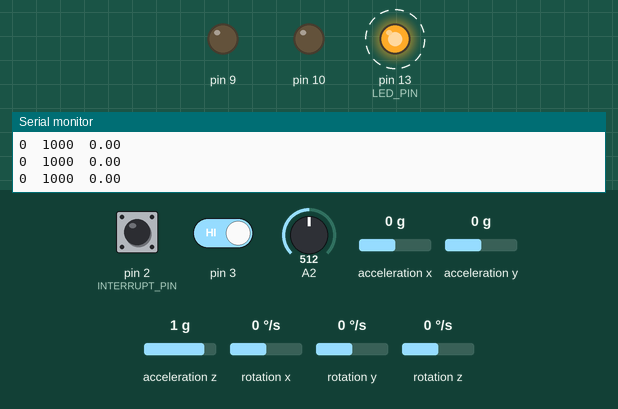
Recording of a sketch running on a simulated Arduino Uno, built with avr-gcc and run on an emulated ATmega328P. Shown: output pins drawn as LEDs (lit = HIGH), the last lines printed to the serial monitor. Dashed ring = blinking. The inputs (shaded band) are chosen by the test bench; at power-on: rotation z 0 °/s, pin 3 HIGH, acceleration z 1 g, pin 2 (INTERRUPT_PIN) LOW, A2 = 512, acceleration x 0 g, acceleration y 0 g, rotation x 0 °/s, rotation y 0 °/s. The sensor or clock chip raises its interrupt line as the real part does; no radio packets arrive unless stated.

Above: at 1.7 s.
1.8 s: rotation z set to -100 °/s
At 2.73 s:
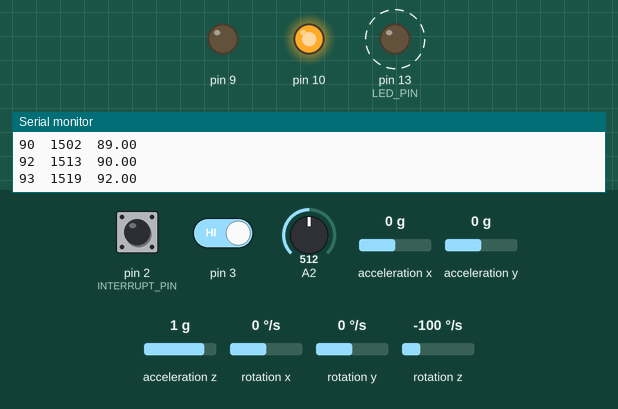
4.8 s: pin 3 driven LOW
At 6.13 s:
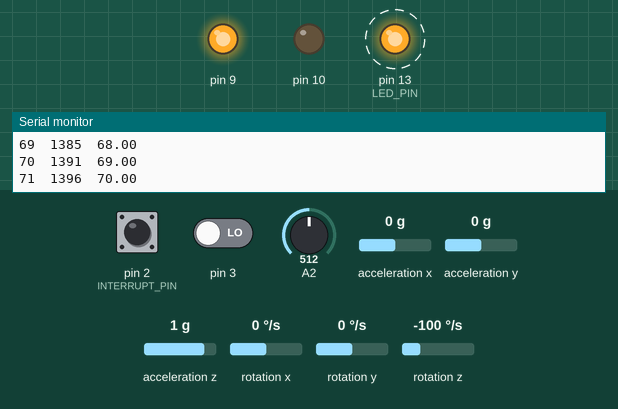
7.8 s: pin 3 driven HIGH
At 8.5 s:
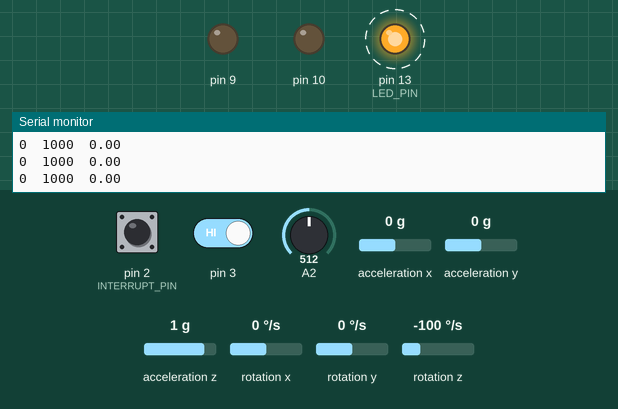
10.8 s: rotation z set to 192 °/s
At 13.27 s:
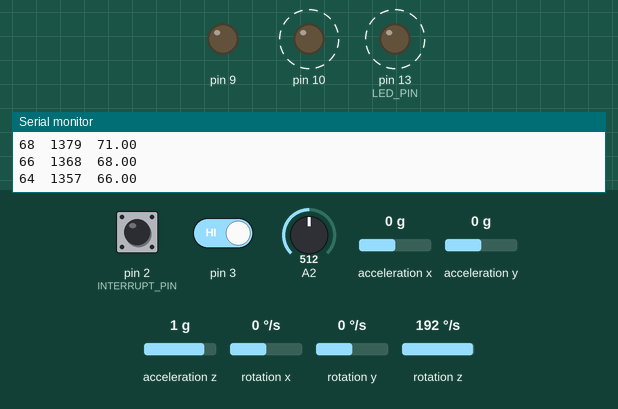
13.8 s: acceleration z set to -1.4 g
16.8 s: rotation z set to -192 °/s
Timing chart, 0 to 20.8 s (numbered marks = the images above; inputs shaded):
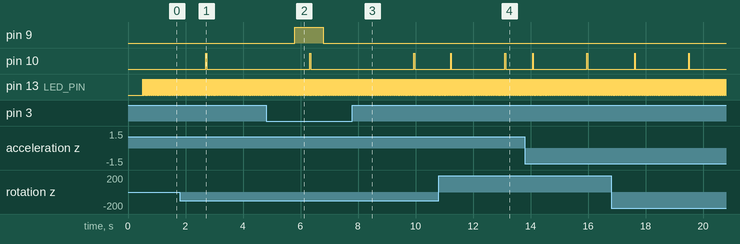

Measured:
- after the input at 1.8 s, pin 10: LOW → HIGH after 0.90 s, → LOW 0.04 s later
- after the input at 4.8 s, pin 9: LOW → HIGH after 0.99 s, → LOW 1.0 s later
- after the input at 7.8 s, pin 9: stays LOW (without the input it goes to HIGH after 0.01 s)
- by itself, pin 13 (LED_PIN): alternates HIGH for 0.01 s and LOW for 0.01 s

The sketch:

nrf_gy_trans_2.ino
```cpp
#include "I2Cdev.h"

#include "MPU6050_6Axis_MotionApps20.h"

#if I2CDEV_IMPLEMENTATION == I2CDEV_ARDUINO_WIRE
    #include "Wire.h"
#endif

MPU6050 mpu;
//MPU6050 mpu(0x69); // <-- use for AD0 high


#define INTERRUPT_PIN 2  // use pin 2 on Arduino Uno & most boards
#define LED_PIN 13 // (Arduino is 13, Teensy is 11, Teensy++ is 6)
bool blinkState = false;
bool sw;
float t_now =0;

// MPU control/status vars
bool dmpReady = false;  // set true if DMP init was successful
uint8_t mpuIntStatus;   // holds actual interrupt status byte from MPU
uint8_t devStatus;      // return status after each device operation (0 = success, !0 = error)
uint16_t packetSize;    // expected DMP packet size (default is 42 bytes)
uint16_t fifoCount;     // count of all bytes currently in FIFO
uint8_t fifoBuffer[64]; // FIFO storage buffer

// orientation/motion vars
Quaternion q;           // [w, x, y, z]         quaternion container
VectorInt16 aa;         // [x, y, z]            accel sensor measurements
VectorInt16 aaReal;     // [x, y, z]            gravity-free accel sensor measurements
VectorInt16 aaWorld;    // [x, y, z]            world-frame accel sensor measurements
VectorFloat gravity;    // [x, y, z]            gravity vector
float euler[3];         // [psi, theta, phi]    Euler angle container
float ypr[3];           // [yaw, pitch, roll]   yaw/pitch/roll container and gravity vector

// packet structure for InvenSense teapot demo
uint8_t teapotPacket[14] = { '$', 0x02, 0,0, 0,0, 0,0, 0,0, 0x00, 0x00, '\r', '\n' };


// ================================================================
// ===               INTERRUPT DETECTION ROUTINE                ===
// ================================================================

volatile bool mpuInterrupt = false;     // indicates whether MPU interrupt pin has gone high
void dmpDataReady() {
    mpuInterrupt = true;
}

bool arm = false;


#include <SPI.h>
#include <nRF24L01.h>
#include <RF24.h>

const uint64_t pipeOut = 0xE8E8F0F0E1LL;

RF24 radio(7, 8); // select  CSN  pin

// The sizeof this struct should not exceed 32 bytes
// This gives us up to 32 8 bits channals
struct MyData {
  int throttle;
  float  yaw;
  float  pitch;
  float  roll;
  bool AUX1;
  byte AUX2;
};

MyData data;

void resetData()
{
  //This are the start values of each channal
  // Throttle is 0 in order to stop the motors
  //127 is the middle value of the 10ADC.

  data.throttle = 0;
  data.yaw = 0;
  data.pitch = 0;
  data.roll = 0;
  data.AUX1 = false;
  data.AUX2 = 0;
}

void setup()
{
  #if I2CDEV_IMPLEMENTATION == I2CDEV_ARDUINO_WIRE
        Wire.begin();
        Wire.setClock(400000); // 400kHz I2C clock. Comment this line if having compilation difficulties
    #elif I2CDEV_IMPLEMENTATION == I2CDEV_BUILTIN_FASTWIRE
        Fastwire::setup(400, true);
    #endif
    mpu.initialize();
    Serial.begin(115200);
    pinMode(INTERRUPT_PIN, INPUT);
    devStatus = mpu.dmpInitialize();
    mpu.setXGyroOffset(220);
    mpu.setYGyroOffset(76);
    mpu.setZGyroOffset(-85);
    mpu.setZAccelOffset(1788);
    if (devStatus == 0) {

        mpu.setDMPEnabled(true); // enable Arduino interrupt
        attachInterrupt(digitalPinToInterrupt(INTERRUPT_PIN), dmpDataReady, RISING);
        mpuIntStatus = mpu.getIntStatus();
        dmpReady = true;
        packetSize = mpu.dmpGetFIFOPacketSize();
    }
   pinMode(LED_PIN, OUTPUT);
   pinMode(3, INPUT);
   pinMode(A2, INPUT);
   pinMode(9, OUTPUT);
   pinMode(10, OUTPUT);
  //attachInterrupt(digitalPinToInterrupt(3), my_interrupt_handler, FALLING);
  radio.begin();
  radio.setAutoAck(false);
  radio.setPALevel(RF24_PA_MIN);
  radio.openWritingPipe(pipeOut);
  radio.setDataRate(RF24_250KBPS);
  radio.setChannel(108);
  resetData();


}


void loop()
{
      if (!dmpReady) return;
    while (!mpuInterrupt && fifoCount < packetSize) {
    }
    mpuInterrupt = false;
    mpuIntStatus = mpu.getIntStatus();
    fifoCount = mpu.getFIFOCount();
    if ((mpuIntStatus & 0x10) || fifoCount == 1024) {

        mpu.resetFIFO();

    }
    else if (mpuIntStatus & 0x02) {
     while (fifoCount < packetSize) fifoCount = mpu.getFIFOCount();
        mpu.getFIFOBytes(fifoBuffer, packetSize);
        fifoCount -= packetSize;
        mpu.dmpGetQuaternion(&q, fifoBuffer);
        mpu.dmpGetGravity(&gravity, &q);
        mpu.dmpGetYawPitchRoll(ypr, &q, &gravity);

      /*  Serial.print((ypr[2] * 18/M_PI)/5);
        Serial.print("\t");
        Serial.print((ypr[1] * 180/M_PI)*10);
        Serial.print("\t ");
        Serial.print(ypr[0] * 180/M_PI);
        Serial.print("\t");*/


        blinkState = !blinkState;
        digitalWrite(LED_PIN, blinkState);

      }


  sw = digitalRead(3);
  if(sw == 0) {
    if(micros()-t_now > 1000000) {
      arm = !arm;
      t_now = micros();
    }
  }
  else {
    t_now = micros();
  }


  if(arm) {
    digitalWrite(9, HIGH);
  }
  else {
    digitalWrite(9, LOW);
  }
  //data.yaw=ypr[0]* 180/M_PI;
  data.pitch=ypr[1]* 180/M_PI;
  data.roll=ypr[2]* 180/M_PI;

  data.throttle = analogRead(A2);
  data.pitch = constrain(data.pitch, -45.0, 45.0);
  data.roll = constrain(data.roll, -45.0, 45.0);
  //data.yaw = constrain(data.yaw, -45.0, 45.0);
;
  data.AUX1 = arm;
  //Serial.print(data.yaw);
  //Serial.print("\t");
/*int k=map(data.roll,   -45,   45, 1000, 2000);
  if(k<1500&&millis()<15000){
     digitalWrite(9, HIGH);
  }
  else {
    digitalWrite(9, LOW);
  } */


  int n=0;
  if((ypr[0] * 180/M_PI)-n >0){
      n-=(ypr[0] * 180/M_PI);
      n=-n;
   //   double *k=(ypr[0] * 180/M_PI);;
      //n-=k;
      }
  else
      n= 0;
  int l=map(n,0,179,1000,2000) ;
  if(l>1500&&l<1520) {
    digitalWrite(10, HIGH);
  }
  else {
    digitalWrite(10, LOW);
  }

 // Serial.print("\t");
   Serial.print(n);
   Serial.print("\t");
   Serial.print(l);
    Serial.print("\t");
  Serial.println(data.yaw);
  data.yaw=n;


  radio.write(&data, sizeof(MyData));
}
```
